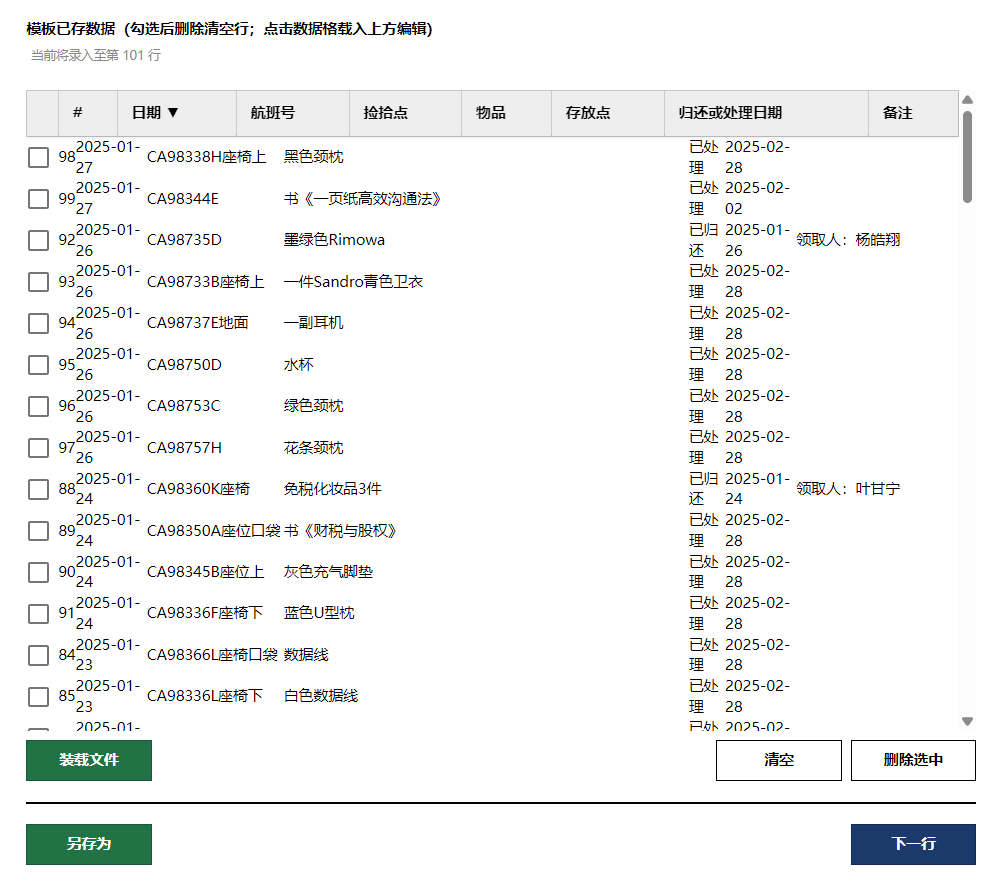
#> input picture ocr_sample.png, 987 x 885 px
$ python -i table_grid.py   (imports and definitions only)
#> lines starting #> are read from the running program, lines starting #| are printed output that depends on the picture; after the words box and inside, x2 and y2 are one past the last pixel; in counts of white or black regions, pixels touching at a corner belong together
"""OpenCV grid-line heuristic: table-like crops vs plain text strips."""

from __future__ import annotations

import numpy as np


def HasTableGrid(img: np.ndarray) -> bool:
    """Return True when horizontal and vertical rule lines suggest a table grid.

    Tolerates missing corners (partial grid). Thin single-line strips should be False.
    """
    import cv2
    if img is None or img.size == 0:
        return False
    height, width = int(img.shape[0]), int(img.shape[1])
    if height < 48 or width < 48:
        return False
    gray = img if img.ndim == 2 else cv2.cvtColor(img, cv2.COLOR_BGR2GRAY)
    blur = cv2.GaussianBlur(gray, (3, 3), 0)
    bw = cv2.adaptiveThreshold(
        blur, 255, cv2.ADAPTIVE_THRESH_MEAN_C, cv2.THRESH_BINARY_INV, 15, 8,
    )
    h_len = max(width // 25, 12)
    v_len = max(height // 25, 12)
    h_kernel = cv2.getStructuringElement(cv2.MORPH_RECT, (h_len, 1))
    v_kernel = cv2.getStructuringElement(cv2.MORPH_RECT, (1, v_len))
    horiz = cv2.morphologyEx(bw, cv2.MORPH_OPEN, h_kernel)
    vert = cv2.morphologyEx(bw, cv2.MORPH_OPEN, v_kernel)
    h_rows = _count_projection_peaks((horiz > 0).sum(axis=1), min_coverage=max(width // 8, 40))
    v_cols = _count_projection_peaks((vert > 0).sum(axis=0), min_coverage=max(height // 8, 24))
    # Table: at least two row bands and two column bands (partial grid OK).
    return h_rows >= 2 and v_cols >= 2


def _count_projection_peaks(projection: np.ndarray, *, min_coverage: int) -> int:
    """Count runs of ink along one axis that exceed min_coverage."""
    if projection.size == 0:
        return 0
    active = projection >= min_coverage
    peaks = 0
    in_run = False
    for flag in active:
        if flag and not in_run:
            peaks += 1
            in_run = True
        elif not flag:
            in_run = False
    return peaks

>>> import cv2
>>> picture = cv2.imread('../../ocr_sample.png')
#> picture is the input picture: shape (885, 987, 3); mean B, G, R 242.8, 243, 242
>>> result = HasTableGrid(picture)
#> in HasTableGrid, `blur = cv2.GaussianBlur(gray, (3, 3), 0)`:
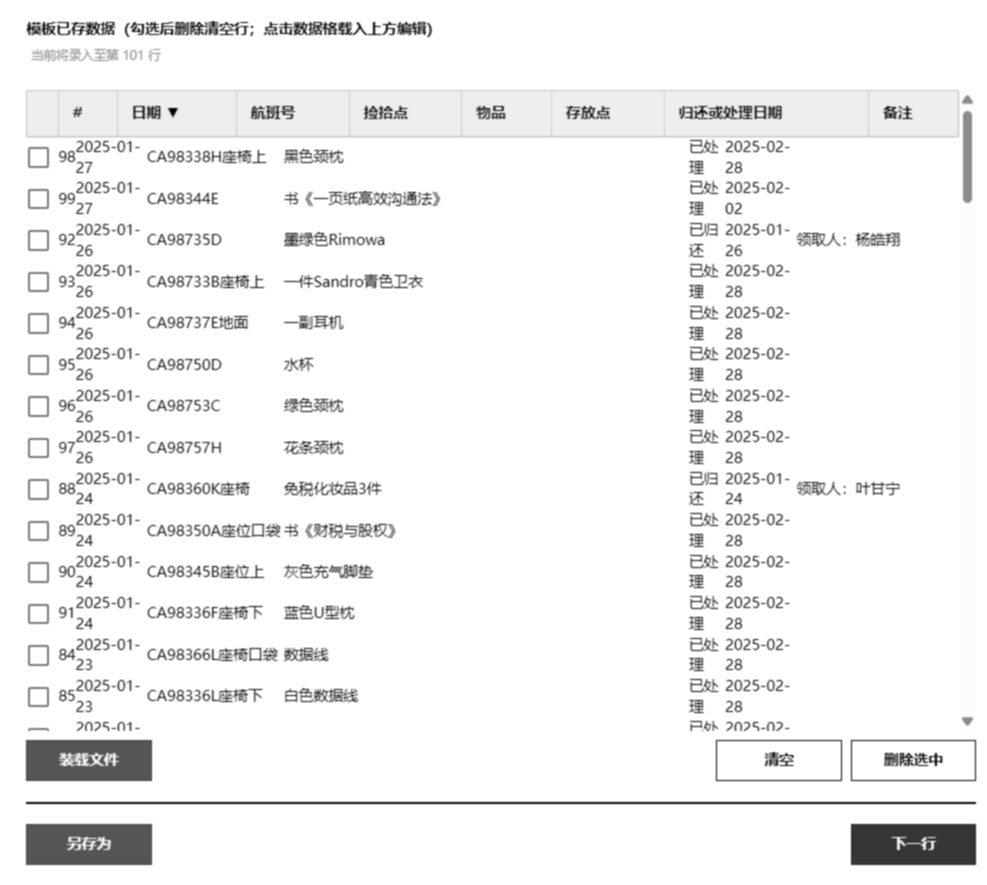
#> blur: shape (885, 987); min 0, max 255, mean 242.7
#> in HasTableGrid, `bw = cv2.adaptiveThreshold( blur, 255, cv2.ADAPTIVE_THRESH_MEAN_C, cv2..`:
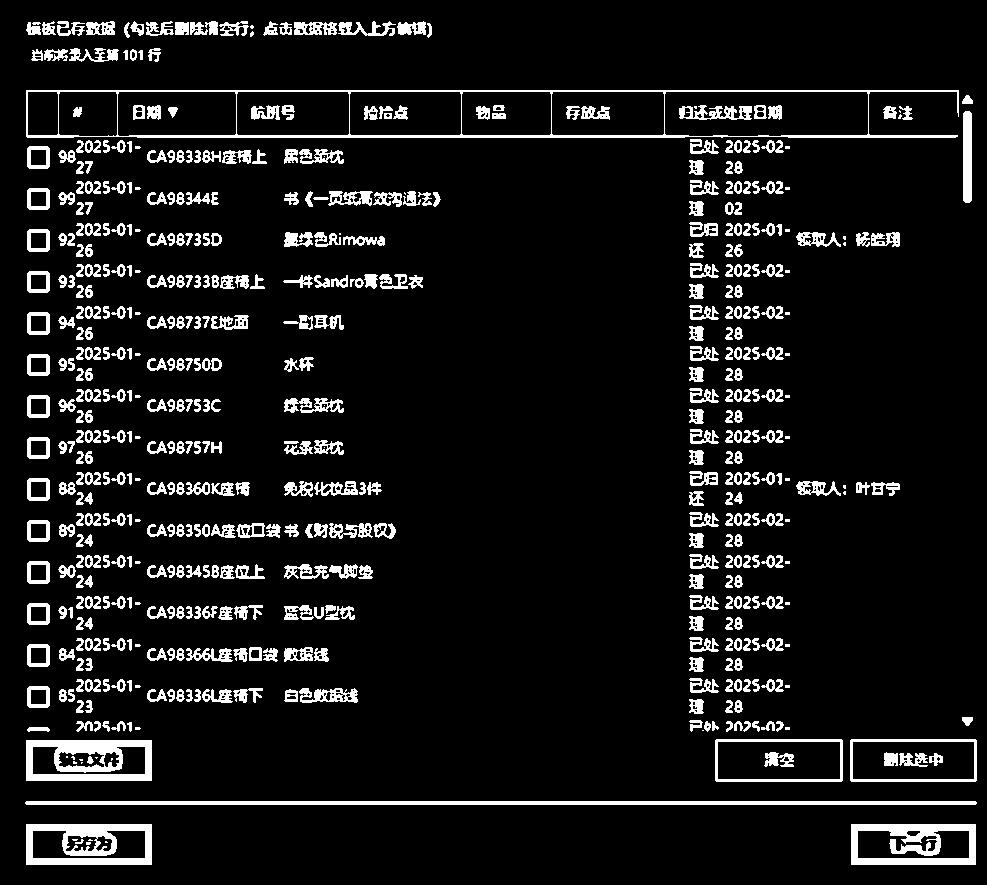
#> bw: shape (885, 987); 8.8% white; 548 white regions (56 under 20 px), largest, box (x1, y1, x2, y2) and area: (26, 90, 959, 138) 4906, (25, 801, 977, 805) 3804, (26, 740, 152, 781) 3112
#> in HasTableGrid, `horiz = cv2.morphologyEx(bw, cv2.MORPH_OPEN, h_kernel)`:
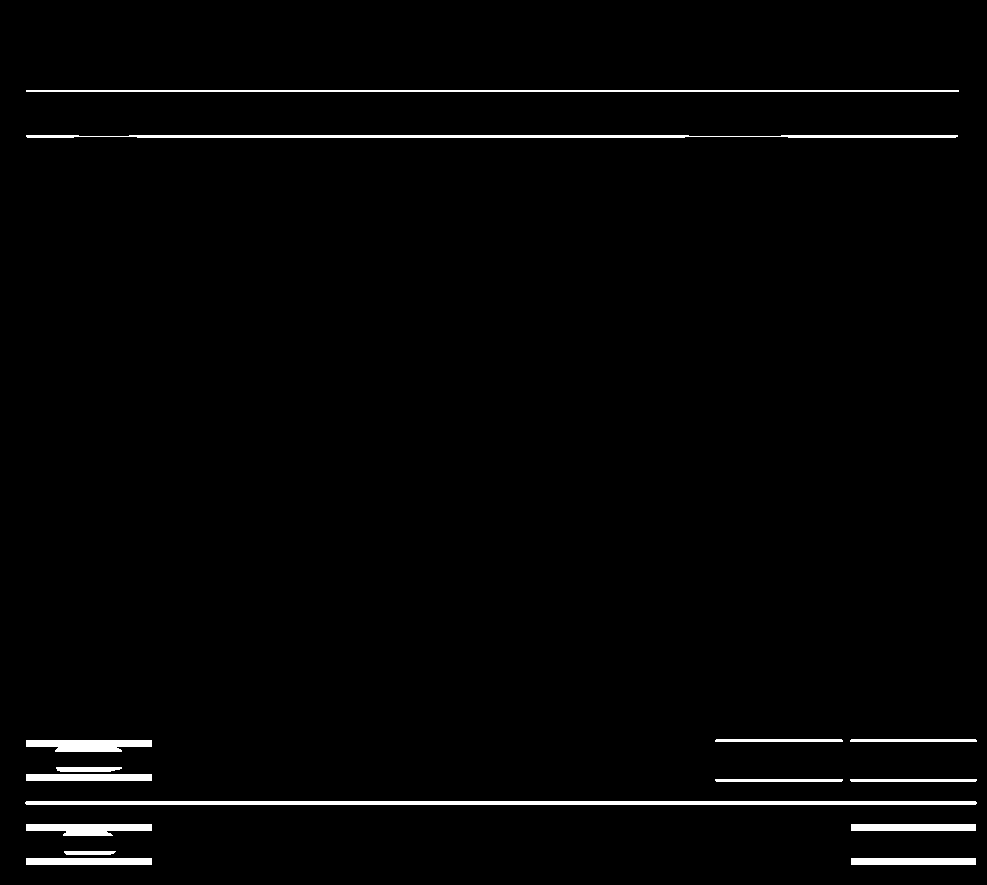
#> horiz: shape (885, 987); 1.8% white; 15 white regions, largest, box (x1, y1, x2, y2) and area: (25, 801, 977, 805) 3804, (26, 135, 958, 138) 2485, (26, 90, 959, 92) 1866
#> in HasTableGrid, `vert = cv2.morphologyEx(bw, cv2.MORPH_OPEN, v_kernel)`:
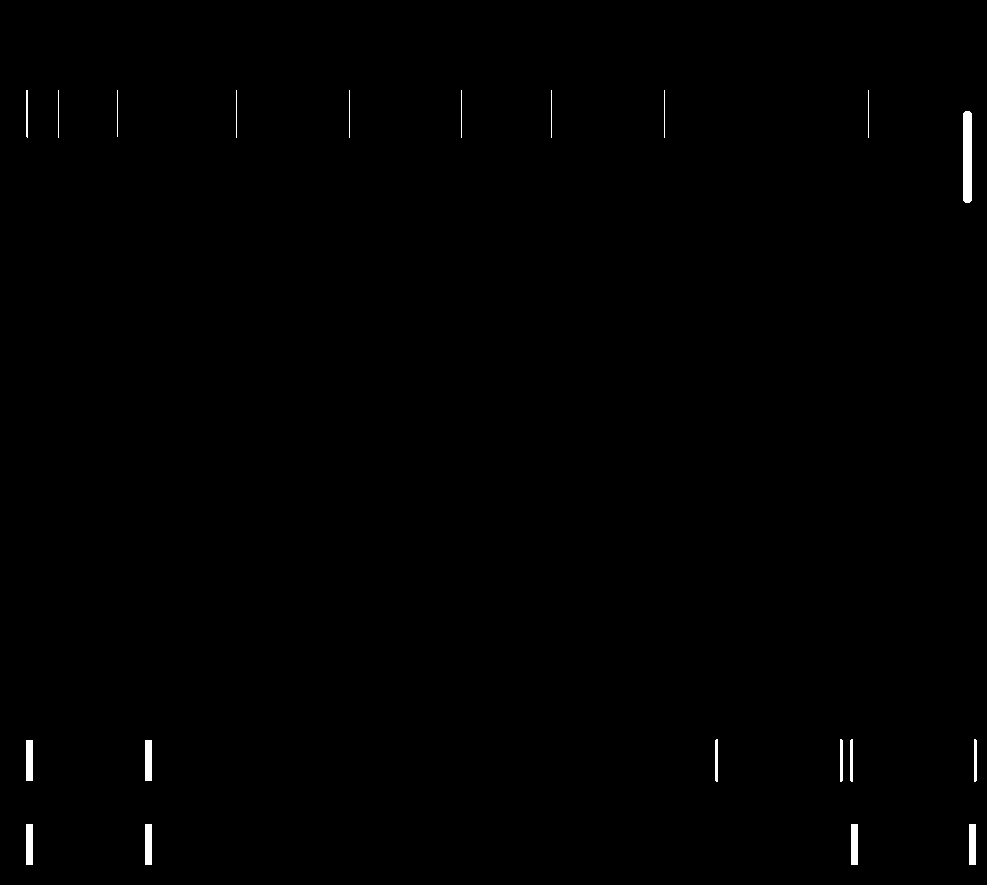
#> vert: shape (885, 987); 0.4% white; 20 white regions, largest, box (x1, y1, x2, y2) and area: (963, 111, 972, 203) 816, (26, 740, 33, 781) 287, (145, 740, 152, 781) 287
#> the loop in _count_projection_peaks, `for flag in active:` made 885 passes
#> (peaks, in_run) on pass 91: (1, True)
#> in_run on passes 1 to 6: False, False, False, False, False, False
#> after the loop in _count_projection_peaks, `for flag in active:`: peaks = 7
#> the loop in _count_projection_peaks (call 2), `for flag in active:` made 987 passes
#> in HasTableGrid, `v_cols = _count_projection_peaks((vert > 0).sum(axis=0), min_coverage=..`: v_cols = 2
#> result = True
